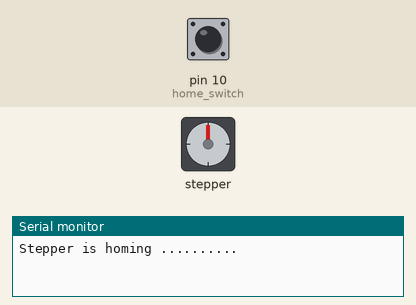
Simulated run of this sketch. Board: Arduino Uno, built with avr-gcc and run on an emulated ATmega328P. Shown: stepper motor, the last lines printed to the serial monitor. The test bench sets the inputs (shaded band); at power-on: pin 10 (home_switch) HIGH. Stepper angles assume 200 steps per turn.

Above: at 0.1 s.
At 0.8 s:
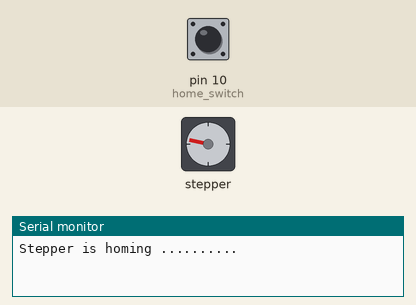
0.9 s: pin 10 (home_switch) pulled LOW for 0.15 s
At 1.6 s:
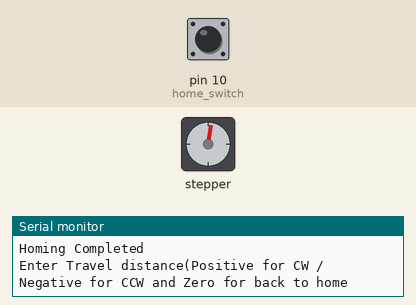
Timing chart, 0 to 3.9 s (numbered marks = the images above; inputs shaded):
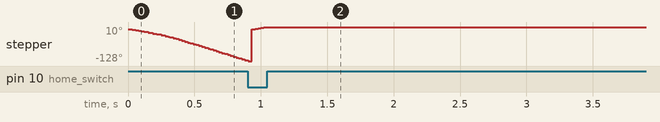

The sketch:

limitSwitchTest.ino
```cpp
#include <AccelStepper.h>

AccelStepper stepperX = AccelStepper(1, 3, 6);

#define home_switch 10

long TravelX;
int move_fineiched = 1;
long initial_homing = -1;

void setup() {
  Serial.begin(9600);

  pinMode(10, INPUT_PULLUP);

  delay(5);

  stepperX.setMaxSpeed(100);
  stepperX.setAcceleration(100);

  Serial.println("Stepper is homing ..........");

  while (digitalRead(home_switch)) {
    stepperX.moveTo(initial_homing);
    initial_homing--;
    stepperX.run();
    delay(5);
  }

  stepperX.setCurrentPosition(0);
  stepperX.setMaxSpeed(100);
  stepperX.setAcceleration(100);
  initial_homing = 1;

  while (!digitalRead(home_switch)) {
    stepperX.moveTo(initial_homing);
    stepperX.run();
    initial_homing++;
    delay(5);
  }

  stepperX.setCurrentPosition(0);
  Serial.println("Homing Completed");
  Serial.println("");
  stepperX.setMaxSpeed(1000);
  stepperX.setAcceleration(1000);

  Serial.println("Enter Travel distance(Positive for CW / Negative for CCW and Zero for back to home");

}

void loop() {

}
```
